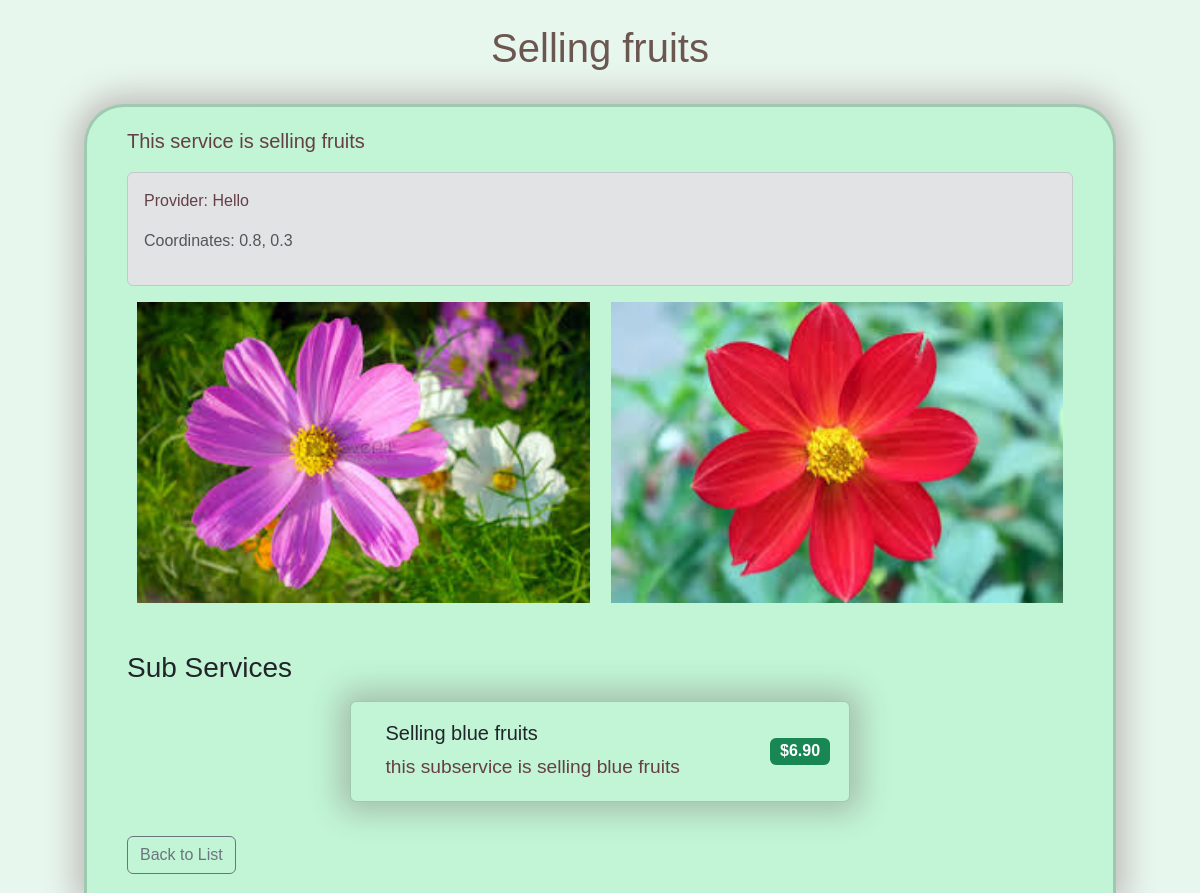
Screenshot of /pages/service-details?id=2 (signed in) with the database file from the repository.
### tables this page shows
CREATE TABLE users(
        id INTEGER PRIMARY KEY,
        username TEXT, display_name TEXT, password TEXT, email TEXT, verified_email BOOLEAN, phone TEXT, latitude FLOAT, longitude FLOAT, theme_id INTEGER, banned BOOLEAN,
        FOREIGN KEY(theme_id) REFERENCES themes(id)
    );

CREATE TABLE sub_services(
        id INTEGER PRIMARY KEY,
        service_id INTEGER, availability INTEGER, title TEXT, description TEXT, price FLOAT,
        FOREIGN KEY(service_id) REFERENCES services(id)
    );

### utils/dbutils.php (called while the page is built, shortened)
<?php
function service_request(PDO $db, string $id_request, array $request_args): array
{
    $content = file_get_contents($_SERVER["DOCUMENT_ROOT"] . "/utils/sql/service.sql");
    $content = str_replace('$id_request', $id_request, $content);
    $prepared = $db->prepare($content);
    if (!$prepared->execute($request_args)) {
        echo "ERROR";
        return [];
    }
    return $prepared->fetchAll();
}
function products_from_service(PDO $db, $id): array
{
    $prepared = $db->prepare("SELECT * FROM sub_services WHERE service_id = ?");
    if (!$prepared->execute([$id])) return [];
    return $prepared->fetchAll(PDO::FETCH_ASSOC);
}

### pages/service-details/index.php (the view, shortened to what this page needs)
<?php
$service_id = $_REQUEST["id"];
try {
    $database = getSecureDB();
    $service = service_request($database, "SELECT id FROM services WHERE id = ?", [$service_id])[0];
    $product = products_from_service($database, $service_id);
} catch (PDOException $e) {
    die("Error: " . $e->getMessage());
}
?>
<!DOCTYPE html>
<html lang="en" class="fill-page">
<body class="fill-page main-column">
<header class="titles">
    <h1><?= htmlspecialchars($service["title"]) ?></h1>
</header>
<div class="card card-half-page root-content">
    <div class="card-body">
        <p class="lead"><?= htmlspecialchars($service["description"]) ?></p>
        <div class="alert alert-secondary">
            <p>Provider: <?= $service["display_name"] ?></p>
            <p class="text-muted">Coordinates: <?= $service["latitude"] ?>, <?= $service["longitude"] ?></p>
        </div>
        <div class="widget-list">
            <img class="search-result" src="<?= htmlspecialchars($service["img_main_url"]) ?>" alt="Main service image">
            <img class="search-result" src="<?= htmlspecialchars($service["img_banner_url"]) ?>"
                 alt="Banner service image">
        </div>
        <h3 class="mt-5 mb-3">Sub Services</h3>
        <div class="widget-list">
            <?php
            foreach ($product as $sub) {
                insert_product($sub);
            }
            ?>
        </div>
        <a href="/pages/services" class="btn btn-outline-secondary mt-4">Back to List</a>
    </div>
</div>
</body>
</html>

### components/service.php (shortened to what this page needs)
    <?php
function insert_product($product): void
{
    ?>
    <div class="card page search-result">
        <div class="card-body">
            <h5 class="card-title"><?= htmlspecialchars($product["title"]) ?></h5>
            <p class="card-text"><?= htmlspecialchars($product["description"]) ?></p>
        </div>
        <span class="badge bg-success fs-6">$<?= number_format($product["price"], 2) ?></span>
    </div>
    <?php
}

### assets/css/main-style.css (style rules this page uses)
:root { --title-color: #9FBA72; --warning-color: #FFC87F; --text-color-main: #663F46; --text-color-main-light: #CFC9C9; --text-color-secondary: #6C5750; --back-color-base: #E8F7EE; --back-color-popup: #C1F5D6; --back-color-important: #E27BBC; --back-color-secondary: #A79CD6; --back-color-ternary: #DFDCDB; --accent-color-main: var(--back-color-secondary); --accent-color-secondary: var(--back-color-important); --place-color-main: #77005D; --place-color-secondary: #121212; --place-holder-gradient: repeating-linear-gradient(45deg, var(--place-color-main) 10%, var(--place-color-secondary), 10%); --image-on-back-base-gradient: linear-gradient(var(--back-color-important) 0%, transparent 100%); --medium-corner: 12px; --large-corner: 40px; --input-block-padding: 8px; --input-block-margin: 5px; --big-container-padding: 2%; --reading-margin: 7%; --spacing-minimum: 10px; --spacing-small: 21px; --spacing-medium: 42px; --spacing-large: 84px; }
html, body { background-color: var(--back-color-base) !important; font-family: Arial, Helvetica, sans-serif; }
div { background-color: transparent; }
h1 { color: var(--text-color-secondary) !important; text-align: center; }
p { color: var(--text-color-main); }
.titles { padding: var(--big-container-padding); }
.page { max-height: 500px; visibility: visible; transition: max-height, padding, margin, visibility; transition-duration: 0.5s; transition-timing-function: ease; }
a { text-decoration: none; }

### assets/css/containers.css (style rules this page uses)
.fill-page { height: 100%; }
.main-column { display: flex; flex-direction: column; }
.card-half-page { border-width: 3px 3px 0 3px; border-radius: var(--large-corner) var(--large-corner) 0 0; }
.card { background-color: var(--back-color-popup); box-shadow: rgba(from var(--text-color-main) r g b / 0.3) 0 0 30px 10px; padding: 3px var(--big-container-padding); display: flex; flex-direction: row; gap: min(var(--spacing-medium), 1vw); justify-content: center; align-items: center; flex-grow: 1; flex-shrink: 1; flex-basis: fit-content; }
.root-content { margin-left: var(--reading-margin); margin-right: var(--reading-margin); }
.widget-list { display: flex; flex-direction: row; flex-wrap: wrap; row-gap: var(--spacing-medium); column-gap: var(--spacing-small); margin: var(--spacing-minimum); justify-content: center; font-size: 1.2em; }
.widget-list > .search-result { max-width: 500px; min-width: 200px; width: 30%; flex: auto; }

### rows the page displays
users: display_name "Hello"
sub_services: title "Selling blue fruits", description "this subservice is selling blue fruits", price "6.90"

### other values shown
$service["title"] "Selling fruits"
$service["description"] "This service is selling fruits"
$service["latitude"] "0.8"
$service["longitude"] "0.3"
